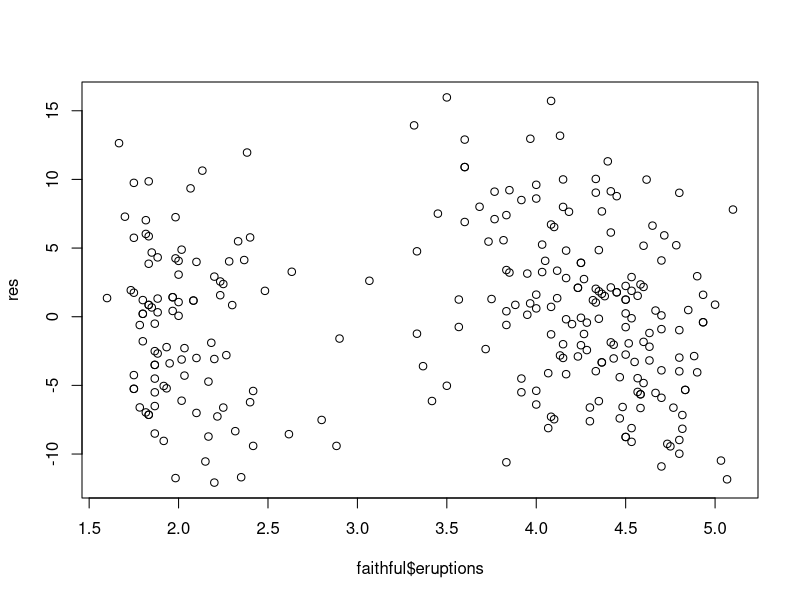
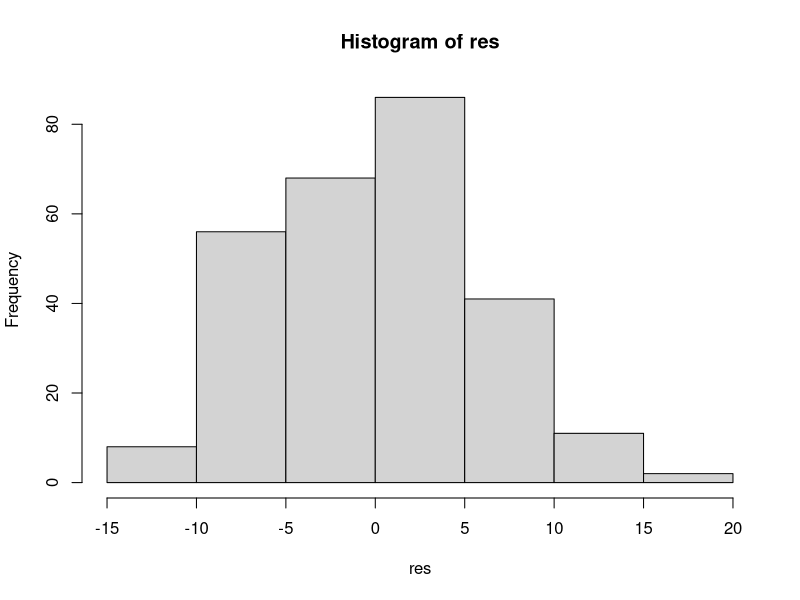

These figures' R source, in order:
## ---- chunk 1
knitr::opts_chunk$set(echo = TRUE)
## ---- chunk 2
faithful.lm <- lm(faithful$waiting~faithful$eruptions)
res <- faithful$waiting - faithful.lm$fitted
res[1:10]
faithful.lm$residuals[1:10]
res-faithful.lm$residuals
## ---- chunk 3
plot(faithful$eruptions,res)
## ---- chunk 4
hist(res)
## ---- chunk 5
10.7296/0.3148
summary(faithful.lm)
## ---- chunk 6
10.7296 + qt(0.975, 270) * 0.3148
10.7296 - qt(0.975, 270) * 0.3148
## ---- chunk 7
1-var(faithful.lm$residuals)/var(faithful$waiting)
cor(faithful$waiting,faithful$eruptions)^2
